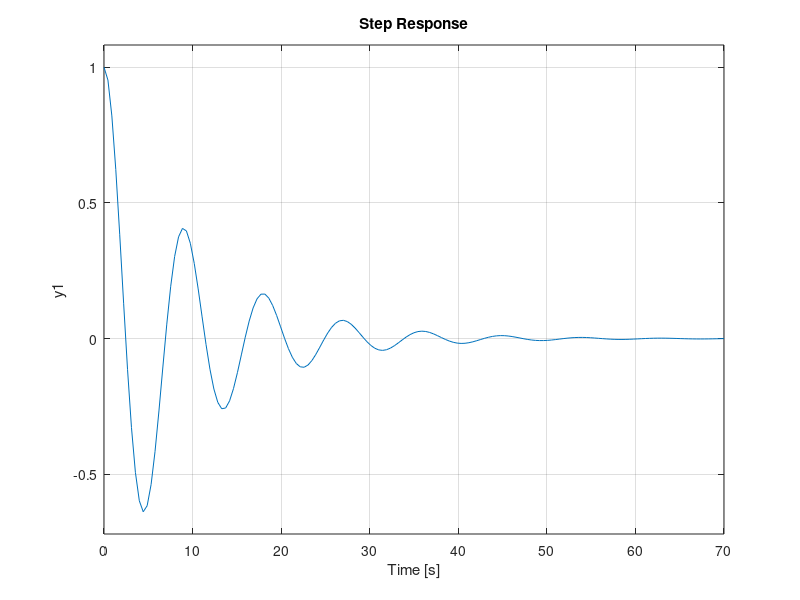

MATLAB code to generate this figure:
c=2;
R=10;
L=1;
A=[-1/R*c 1/c; -1/L 0];
B=[0 ; 1/L];
C=[-1 0];
D=1;
sys=ss(A,B,C,D);
tf(sys);
step(tf(sys));
grid on
Co=ctrb(sys);
Ob=obsv(sys);
rank(Co)
rank(Ob)